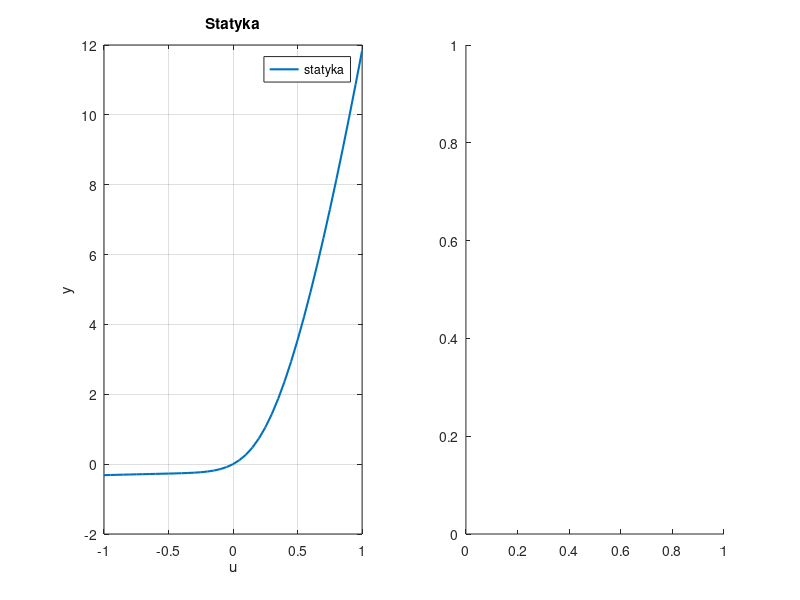

Here is the MATLAB script that generated this plot: (Note: this script raises an error after producing the figure.)
addpath('funkcje_przynaleznosci\')

% Główna funkcja do wyświetlania wykresów przynależności
function plot_membership_functions(z_vals, z_switch, subplot_position)
    numModels = length(z_vals);            % Liczba modeli lokalnych
    z_min = -2;               % Zakres minimalny wykresu
    z_max = 12;               % Zakres maksymalny wykresu
    z_range = linspace(z_min, z_max, 1000); % Przedział wartości 'z' dla wykresu
    
    % Tworzenie i wyświetlanie wykresów dla każdego modelu
    subplot(1, 2, subplot_position); hold on;
    colors = lines(numModels);  % Kolory dla każdego modelu

    % Obliczanie i rysowanie funkcji przynależności dla każdego modelu
    for i = 1:numModels
        mi_values = zeros(1, length(z_range));
        for j = 1:length(z_range)
            % Obliczanie przynależności dla każdego punktu z zakresu
            mi = fun_przyn_trap(z_range(j), z_vals, z_switch);
            mi_values(j) = mi(i);
        end
        
        % Rysowanie wykresu dla modelu i
        plot(mi_values, z_range,'Color', colors(i,:), 'DisplayName', sprintf('Model %d', i), 'LineWidth', 1.5);
    end
    
    % Ustawienia wykresu
    xlabel('Przynależność');
    ylabel('y');
    title('Funkcje przynależności trapezoidalne');
    legend('show');
    grid on;
end

% Przykładowe użycie
z_vals = [-0.3,2,4,6,10];  % Wartości centralne dla modeli lokalnych
z_switch = 1;  % Szerokość płaskiego fragmentu trapezu

% Wczytanie danych i rysowanie subplotów
load("statyka.mat");

figure;
% Lewy subplot (statyka)
subplot(1, 2, 1);
plot(us, ys, 'DisplayName', 'statyka', 'LineWidth', 1.5);
xlabel('u');
ylabel('y');
title('Statyka');
legend('show');
grid on;

% Prawy subplot (funkcje przynależności)
plot_membership_functions(z_vals, z_switch, 2);
